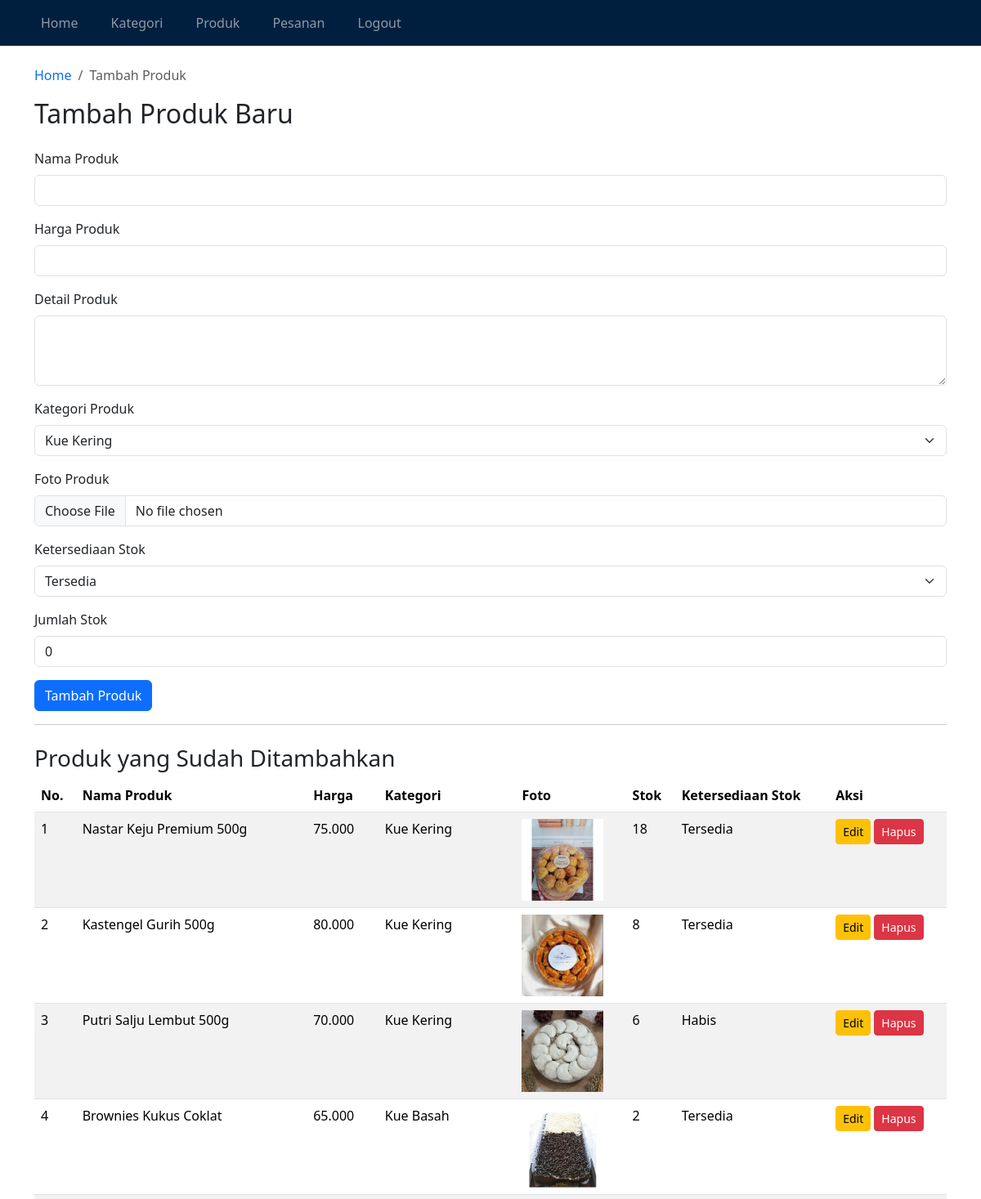
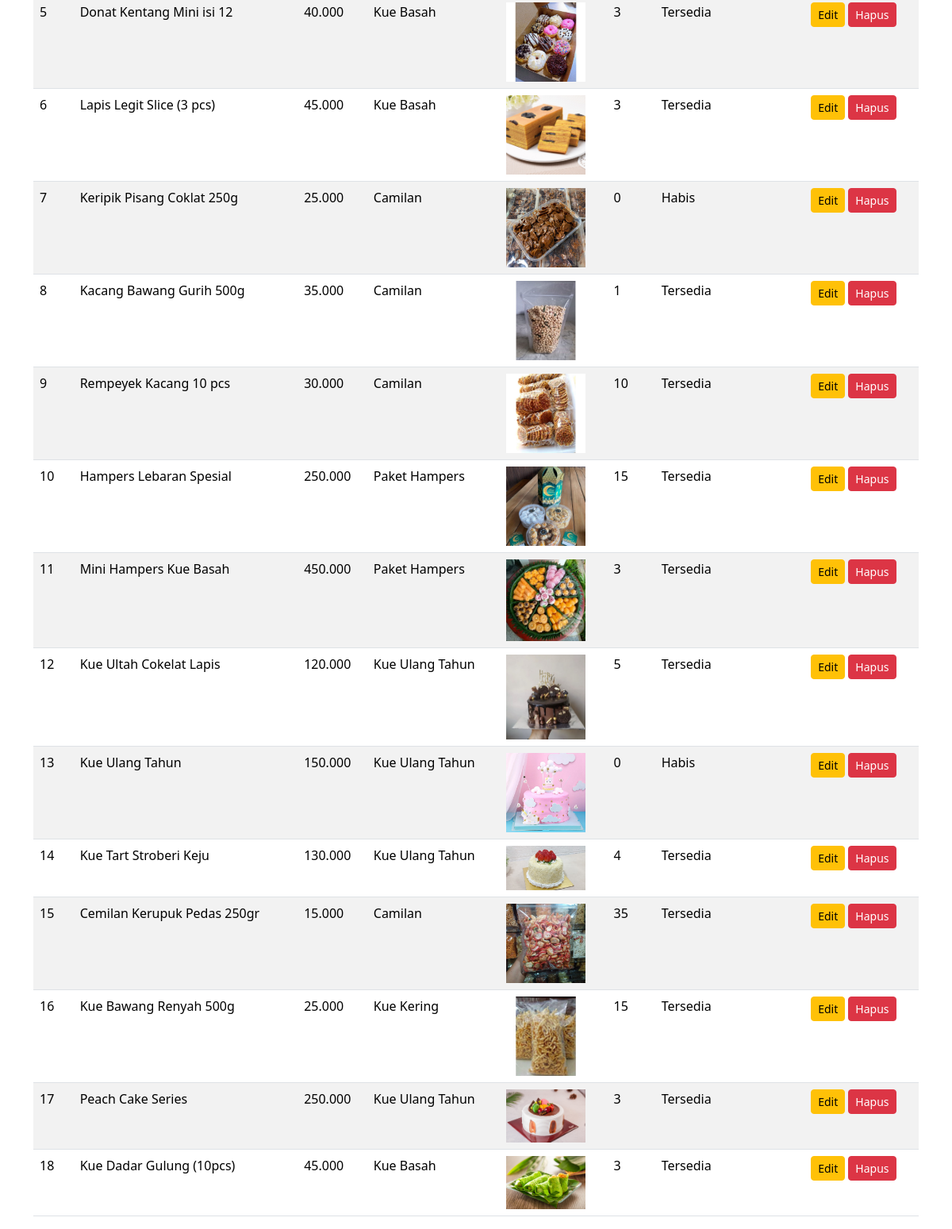
The page /adminpanel/produk.php (signed in) on the database its author committed (2 pictures, top to bottom).
### tables this page shows
CREATE TABLE `produk` (
  `id` int(11) NOT NULL,
  `kategori_id` int(11) DEFAULT NULL,
  `nama` varchar(255) DEFAULT NULL,
  `harga` double DEFAULT NULL,
  `foto` varchar(255) DEFAULT NULL,
  `detail` text DEFAULT NULL,
  `ketersediaan_stok` enum('habis','tersedia') DEFAULT 'tersedia',
  `stok` int(11) DEFAULT 0
);

CREATE TABLE `kategori` (
  `id` int(11) NOT NULL,
  `nama` varchar(100) DEFAULT NULL
);

### adminpanel/produk.php (the view, shortened to what this page needs)
<?php
require "koneksi.php";
?>
<!DOCTYPE html>
<html lang="id">
<head>
    <link href="https://cdn.jsdelivr.net/npm/bootstrap@5.3.2/dist/css/bootstrap.min.css" rel="stylesheet">
    <link href="https://cdn.jsdelivr.net/npm/bootstrap-icons@1.10.5/font/bootstrap-icons.css" rel="stylesheet">
</head>
<body>
<?php require "navbar.php"; ?>
<div class="container mt-4">
    <nav aria-label="breadcrumb">
        <ol class="breadcrumb">
            <li class="breadcrumb-item"><a href="index.php" class="text-decoration-none">Home</a></li>
            <li class="breadcrumb-item active" aria-current="page">Tambah Produk</li>
        </ol>
    </nav>
    <h2 class="mb-4">Tambah Produk Baru</h2>
    <form method="POST" enctype="multipart/form-data">
        <div class="mb-3">
            <label for="nama_produk" class="form-label">Nama Produk</label>
            <input type="text" class="form-control" id="nama_produk" name="nama_produk" value="<?= isset($product) ? $product['nama'] : ''; ?>" required>
        </div>
        <div class="mb-3">
            <label for="harga_produk" class="form-label">Harga Produk</label>
            <input type="number" class="form-control" id="harga_produk" name="harga_produk" value="<?= isset($product) ? $product['harga'] : ''; ?>" required>
        </div>
        <div class="mb-3">
            <label for="detail_produk" class="form-label">Detail Produk</label>
            <textarea class="form-control" id="detail_produk" name="detail_produk" rows="3" required><?= isset($product) ? $product['detail'] : ''; ?></textarea>
        </div>
        <div class="mb-3">
            <label for="kategori_id" class="form-label">Kategori Produk</label>
            <select class="form-select" id="kategori_id" name="kategori_id" required>
                <?php
                $queryKategori = mysqli_query($con, "SELECT * FROM kategori");
                while ($kategori = mysqli_fetch_array($queryKategori)) {
                    $selected = (isset($product) && $product['kategori_id'] == $kategori['id']) ? 'selected' : '';
                    echo "<option value='{$kategori['id']}' {$selected}>{$kategori['nama']}</option>";
                }
                ?>
            </select>
        </div>
        <div class="mb-3">
            <label for="foto_produk" class="form-label">Foto Produk</label>
            <input type="file" class="form-control" id="foto_produk" name="foto_produk" accept="image/*">
        </div>
        <div class="mb-3">
            <label for="ketersediaan_stok" class="form-label">Ketersediaan Stok</label>
            <select class="form-select" id="ketersediaan_stok" name="ketersediaan_stok" required>
                <option value="tersedia" <?= isset($product) && $product['ketersediaan_stok'] == 'tersedia' ? 'selected' : ''; ?>>Tersedia</option>
            </select>
        </div>
        <div class="mb-3">
            <label for="stok_produk" class="form-label">Jumlah Stok</label>
            <input type="number" class="form-control" id="stok_produk" name="stok_produk" value="<?= isset($product) ? $product['stok'] : '0'; ?>" min="0" required>
        </div>
        <?php if (isset($product)) { ?>
            <button type="submit" class="btn btn-warning" name="edit_product">Perbarui Produk</button>
        <?php } else { ?>
            <button type="submit" class="btn btn-primary" name="new_product">Tambah Produk</button>
        <?php } ?>
    </form>
    <hr>
    <h3 class="mt-4">Produk yang Sudah Ditambahkan</h3>
    <div class="table-responsive">
        <table class="table table-striped">
            <thead>
                <tr>
                    <th>No.</th>
                    <th>Nama Produk</th>
                    <th>Harga</th>
                    <th>Kategori</th>
                    <th>Foto</th>
                    <th>Stok</th>
                    <th>Ketersediaan Stok</th>
                    <th>Aksi</th>
                </tr>
            </thead>
            <tbody>
                <?php
                $queryProduk = mysqli_query($con, "SELECT produk.*, kategori.nama as kategori_name FROM produk INNER JOIN kategori ON produk.kategori_id = kategori.id");
                $no = 1;
                while ($produk = mysqli_fetch_array($queryProduk)) {
                ?>
                    <tr>
                        <td><?= $no++; ?></td>
                        <td><?= $produk['nama']; ?></td>
                        <td><?= number_format($produk['harga'], 0, ',', '.'); ?></td>
                        <td><?= $produk['kategori_name']; ?></td>
                        <td>
                            <img src="<?= $produk['foto']; ?>" alt="Foto Produk" width="100">
                        </td>
                        <td><?= $produk['stok']; ?></td>
                        <td><?= ucfirst($produk['ketersediaan_stok']); ?></td>
                        <td>
                            <a href="produk.php?edit=<?= $produk['id']; ?>" class="btn btn-warning btn-sm">Edit</a>
                            <a href="produk.php?delete=<?= $produk['id']; ?>" class="btn btn-danger btn-sm" onclick="return confirm('Apakah Anda yakin ingin menghapus produk ini?')">Hapus</a>
                        </td>
                    </tr>
                <?php } ?>
            </tbody>
        </table>
    </div>
</div>
</body>
</html>

### rows shown on the page
produk: nama "Nastar Keju Premium 500g", harga "75.000", kategori.nama "Kue Kering", foto (picture), stok "18", ketersediaan_stok "Tersedia"
produk: nama "Kastengel Gurih 500g", harga "80.000", kategori.nama "Kue Kering", foto (picture), stok "8", ketersediaan_stok "Tersedia"
produk: nama "Putri Salju Lembut 500g", harga "70.000", kategori.nama "Kue Kering", foto (picture), stok "6", ketersediaan_stok "Habis"
produk: nama "Brownies Kukus Coklat", harga "65.000", kategori.nama "Kue Basah", foto (picture), stok "2", ketersediaan_stok "Tersedia"
produk: nama "Donat Kentang Mini isi 12", harga "40.000", kategori.nama "Kue Basah", foto (picture), stok "3", ketersediaan_stok "Tersedia"
produk: nama "Lapis Legit Slice (3 pcs)", harga "45.000", kategori.nama "Kue Basah", foto (picture), stok "3", ketersediaan_stok "Tersedia"
produk: nama "Keripik Pisang Coklat 250g", harga "25.000", kategori.nama "Camilan", foto (picture), stok "0", ketersediaan_stok "Habis"
produk: nama "Kacang Bawang Gurih 500g", harga "35.000", kategori.nama "Camilan", foto (picture), stok "1", ketersediaan_stok "Tersedia"
produk: nama "Rempeyek Kacang 10 pcs", harga "30.000", kategori.nama "Camilan", foto (picture), stok "10", ketersediaan_stok "Tersedia"
produk: nama "Hampers Lebaran Spesial", harga "250.000", kategori.nama "Paket Hampers", foto (picture), stok "15", ketersediaan_stok "Tersedia"
produk: nama "Mini Hampers Kue Basah", harga "450.000", kategori.nama "Paket Hampers", foto (picture), stok "3", ketersediaan_stok "Tersedia"
produk: nama "Kue Ultah Cokelat Lapis", harga "120.000", kategori.nama "Kue Ulang Tahun", foto (picture), stok "5", ketersediaan_stok "Tersedia"
produk: nama "Kue Ulang Tahun", harga "150.000", kategori.nama "Kue Ulang Tahun", foto (picture), stok "0", ketersediaan_stok "Habis"
produk: nama "Kue Tart Stroberi Keju", harga "130.000", kategori.nama "Kue Ulang Tahun", foto (picture), stok "4", ketersediaan_stok "Tersedia"
produk: nama "Cemilan Kerupuk Pedas 250gr", harga "15.000", kategori.nama "Camilan", foto (picture), stok "35", ketersediaan_stok "Tersedia"
produk: nama "Kue Bawang Renyah 500g", harga "25.000", kategori.nama "Kue Kering", foto (picture), stok "15", ketersediaan_stok "Tersedia"
produk: nama "Peach Cake Series", harga "250.000", kategori.nama "Kue Ulang Tahun", foto (picture), stok "3", ketersediaan_stok "Tersedia"
produk: nama "Kue Dadar Gulung (10pcs)", harga "45.000", kategori.nama "Kue Basah", foto (picture), stok "3", ketersediaan_stok "Tersedia"

### other values the page prints
form field kategori_id "Kue Kering"
